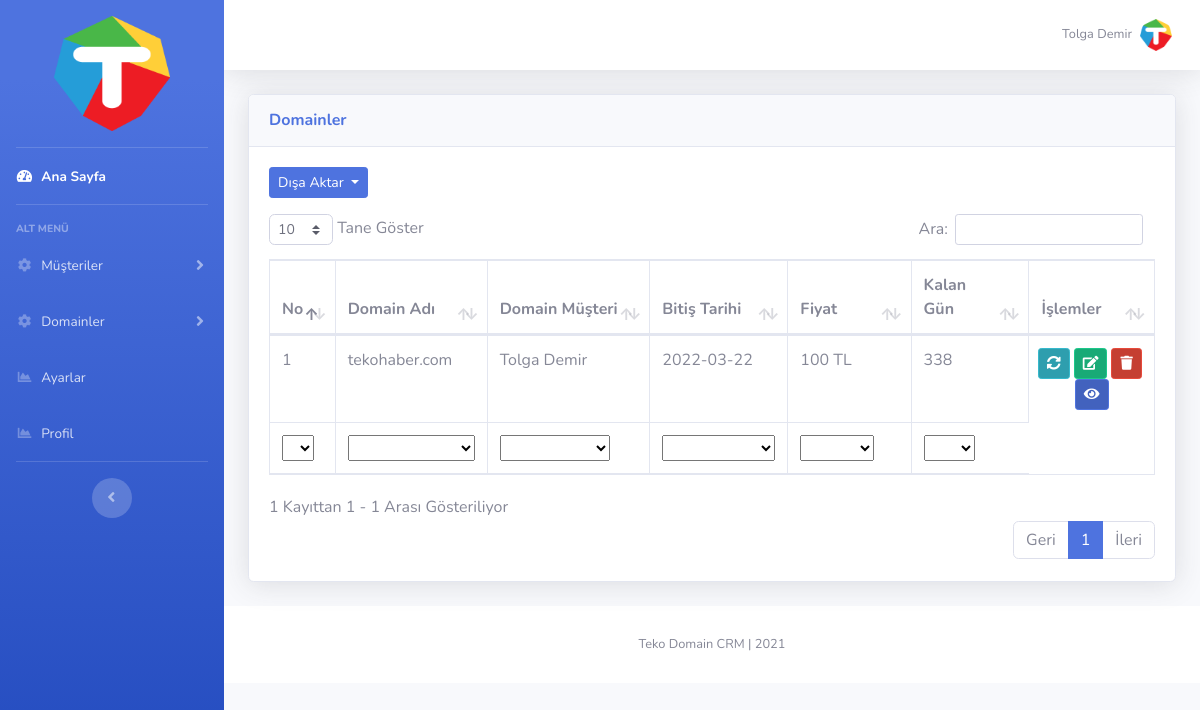
The app's page /domainler.php (signed in) with its own data.
### tables this page shows
CREATE TABLE `ayarlar` (
  `id` int(11) NOT NULL,
  `site_logo` varchar(400) NOT NULL,
  `site_baslik` varchar(350) NOT NULL,
  `site_aciklama` varchar(300) NOT NULL,
  `site_link` varchar(100) NOT NULL,
  `site_sahip_mail` varchar(100) NOT NULL,
  `site_mail_host` varchar(100) NOT NULL,
  `site_mail_mail` varchar(100) NOT NULL,
  `site_mail_port` int(11) NOT NULL,
  `site_mail_sifre` varchar(100) NOT NULL,
  `footer_bilgi` varchar(75) DEFAULT NULL,
  `footer_ust` varchar(200) DEFAULT NULL,
  `footer_alt` varchar(200) DEFAULT NULL
);

CREATE TABLE `domain` (
  `domain_id` int(11) NOT NULL,
  `domain_adi` varchar(100) NOT NULL,
  `domain_musteri` int(11) NOT NULL,
  `domain_baslangic` date NOT NULL,
  `domain_kayit_firmasi` varchar(300) NOT NULL,
  `domain_bitis` date NOT NULL,
  `domain_fiyat` varchar(50) NOT NULL
);

CREATE TABLE `musteri` (
  `musteri_id` int(11) NOT NULL,
  `musteri_isim` varchar(200) NOT NULL,
  `musteri_mail` varchar(200) NOT NULL,
  `musteri_telefon` varchar(50) NOT NULL,
  `musteri_detay` text NOT NULL
);

### islemler/baglan.php (called while the page is built, shortened)
<?php
$host="localhost";
$veritabani_ismi="kursdomaintakip";
$kullanici_adi="root";
$sifre="";
try {
	$db = new PDO("mysql:host=$host;dbname=$veritabani_ismi;charset=utf8",$kullanici_adi,$sifre);
} catch (PDOException $e) {
	echo $e->getmessage();
}
$sorgu=$db->prepare("SELECT * FROM ayarlar");
$sorgu->execute();
$ayarcek=$sorgu->fetch(PDO::FETCH_ASSOC);
?>

### domainler.php (the view, shortened to what this page needs)
<?php
include'header.php'
?>
<link rel="stylesheet" type="text/css" href="vendor/datatables/dataTables.bootstrap4.min.css">
<div class="container-fluid">
  <div class="card shadow mb-4">
    <div class="card-header py-3">
      <h6 class="m-0 font-weight-bold text-primary">Domainler</h6>
    </div>
    <div class="card-body">
      <div class="dropdown">
        <button class="btn btn-primary btn-sm dropdown-toggle" type="button" id="dropdownMenuButton" data-toggle="dropdown" aria-haspopup="true" aria-expanded="false">
          Dışa Aktar
        </button>
</div>
<div class="table-responsive mt-3">
  <table class="table table-bordered" id="domaintablosu">
    <thead>
      <tr>
        <th>No</th>
        <th>Domain Adı</th>
        <th>Domain Müşteri</th>
        <th>Bitiş Tarihi</th>
        <th>Fiyat</th>
        <th>Kalan Gün</th>
        <th>İşlemler</th>
      </tr>
    </thead>
    <tbody>
      <?php
      $sayi=0;
      $sorgu=$db->prepare("SELECT * FROM domain LEFT JOIN musteri ON domain.domain_musteri=musteri.musteri_id");
      $sorgu->execute();
      while ($domain=$sorgu->fetch(PDO::FETCH_ASSOC)) {
        $sayi++;
        ?>
        <tr>
          <td><?php echo $sayi; ?></td>
          <td><?php echo $domain['domain_adi']; ?></td>
          <td><?php echo $domain['musteri_isim']; ?></td>
          <td><?php echo $domain['domain_bitis']; ?></td>
          <td><?php echo $domain['domain_fiyat']; ?></td>
          <td><?php
          $bugununtarihi=strtotime(date('d.m.Y'));
          $domainbitis=strtotime($domain['domain_bitis']);
          $sonuc=$domainbitis-$bugununtarihi;
          echo $fark=floor($sonuc / (60*60*24));
          ?></td>
          <td>
            <div class="row justify-content-center">
             <form class="mr-1" action="domainyenile.php" method="POST" accept-charset="utf-8">
              <button type="submit" name="yenile" class="btn btn-info btn-sm btn-icon-split">
                <span class="icon text-white-60">
                  <i class="fas fa-sync-alt"></i>
                </span>
              </button>
            </form>
            <form action="domainduzenle.php" method="POST" accept-charset="utf-8">
              <button type="submit" name="duzenleme" class="btn btn-success btn-sm btn-icon-split">
                <span class="icon text-white-60">
                  <i class="fas fa-edit"></i>
                </span>
              </button>
            </form>
            <form class="mx-1" action="islemler/ajax.php" method="POST" accept-charset="utf-8">
              <button type="submit" name="domainsilme" class="btn btn-danger btn-sm btn-icon-split">
                <span class="icon text-white-60">
                  <i class="fas fa-trash"></i>
                </span>
              </button>
            </form>
            <form action="domain.php" method="POST" accept-charset="utf-8">
              <button type="submit" name="duzenleme" class="btn btn-primary btn-sm btn-icon-split">
                <span class="icon text-white-60">
                  <i class="fas fa-eye"></i>
                </span>
              </button>
            </form>
          </div>
        </td>
      </tr>
    <?php } ?>
  </tbody>
  <tfoot>
    <tr>
      <th>No</th>
      <th>Domain Adı</th>
      <th>Domain Müşteri</th>
      <th>Bitiş Tarihi</th>
      <th>Kayıt Firması</th>
      <th>Fiyat</th>
    </tr>
  </tfoot>
</table>
</div>
</div>
</div>
</div>
<?php include'footer.php' ?>

### header.php (shortened to what this page needs)
<?php
include 'islemler/baglan.php';
?>
<!DOCTYPE html>
<html lang="en">
<head>
  <link href="vendor/fontawesome-free/css/all.min.css" rel="stylesheet" type="text/css">
  <link href="css/sb-admin-2.min.css" rel="stylesheet">
</head>
<body id="page-top">
  <div id="wrapper">
    <ul class="navbar-nav bg-gradient-primary sidebar sidebar-dark accordion" id="accordionSidebar">
     <li class="nav-item">
      <a class="nav-link text-center" href="index.php">
        <img src="dosyalar/<?php echo $ayarcek['site_logo'] ?>" style="width: 60%; height: auto;">
      </a>
    </li>
    <hr class="sidebar-divider my-0">
    <li class="nav-item active">
      <a class="nav-link" href="index.php">
        <i class="fas fa-fw fa-tachometer-alt"></i>
        <span>Ana Sayfa</span></a>
      </li>
      <hr class="sidebar-divider">
      <div class="sidebar-heading">
        ALT MENÜ
      </div>
      <li class="nav-item">
        <a class="nav-link collapsed" href="#" data-toggle="collapse" data-target="#musterimenu" aria-expanded="true" aria-controls="musterimenu">
          <i class="fas fa-fw fa-cog"></i>
          <span>Müşteriler</span>
        </a>
      </li>
      <li class="nav-item">
        <a class="nav-link collapsed" href="#" data-toggle="collapse" data-target="#domainmenu" aria-expanded="true" aria-controls="domainmenu">
          <i class="fas fa-fw fa-cog"></i>
          <span>Domainler</span>
        </a>
      </li>
      <li class="nav-item">
        <a class="nav-link" href="ayarlar.php">
          <i class="fas fa-fw fa-chart-area"></i>
          <span>Ayarlar</span></a>
        </li>
        <li class="nav-item">
          <a class="nav-link" href="profil.php">
            <i class="fas fa-fw fa-chart-area"></i>
            <span>Profil</span></a>
          </li>
          <hr class="sidebar-divider d-none d-md-block">
          <div class="text-center d-none d-md-inline">
            <button class="rounded-circle border-0" id="sidebarToggle"></button>
          </div>
        </ul>
        <div id="content-wrapper" class="d-flex flex-column">
          <div id="content">
            <nav class="navbar navbar-expand navbar-light bg-white topbar mb-4 static-top shadow">
              <ul class="navbar-nav ml-auto">
                <li class="nav-item dropdown no-arrow">
                  <a class="nav-link dropdown-toggle" href="#" id="userDropdown" role="button" data-toggle="dropdown" aria-haspopup="true" aria-expanded="false">
                    <span class="mr-2 d-none d-lg-inline text-gray-600 small"><?php echo $_SESSION['kul_isim'] ?></span>
                    <img class="img-profile rounded-circle" src="dosyalar/<?php echo $ayarcek['site_logo'] ?>">
                  </a>
                </li>
              </ul>
            </nav>

### footer.php (shortened to what this page needs)
  <footer class="sticky-footer bg-white">
    <div class="container my-auto">
      <div class="copyright text-center my-auto">
        <span><?php echo $ayarcek['footer_bilgi'] ?></span>
      </div>
    </div>
  </footer>
</div>
</div>
</body>
</html>

### records on screen
ayarlar: site_logo (picture), footer_bilgi "Teko Domain CRM | 2021"
domain: domain_adi "tekohaber.com", musteri.musteri_isim "Tolga Demir", domain_bitis "2022-03-22", domain_fiyat "100 TL"

### other values on screen
$_SESSION['kul_isim'] "Tolga Demir"
